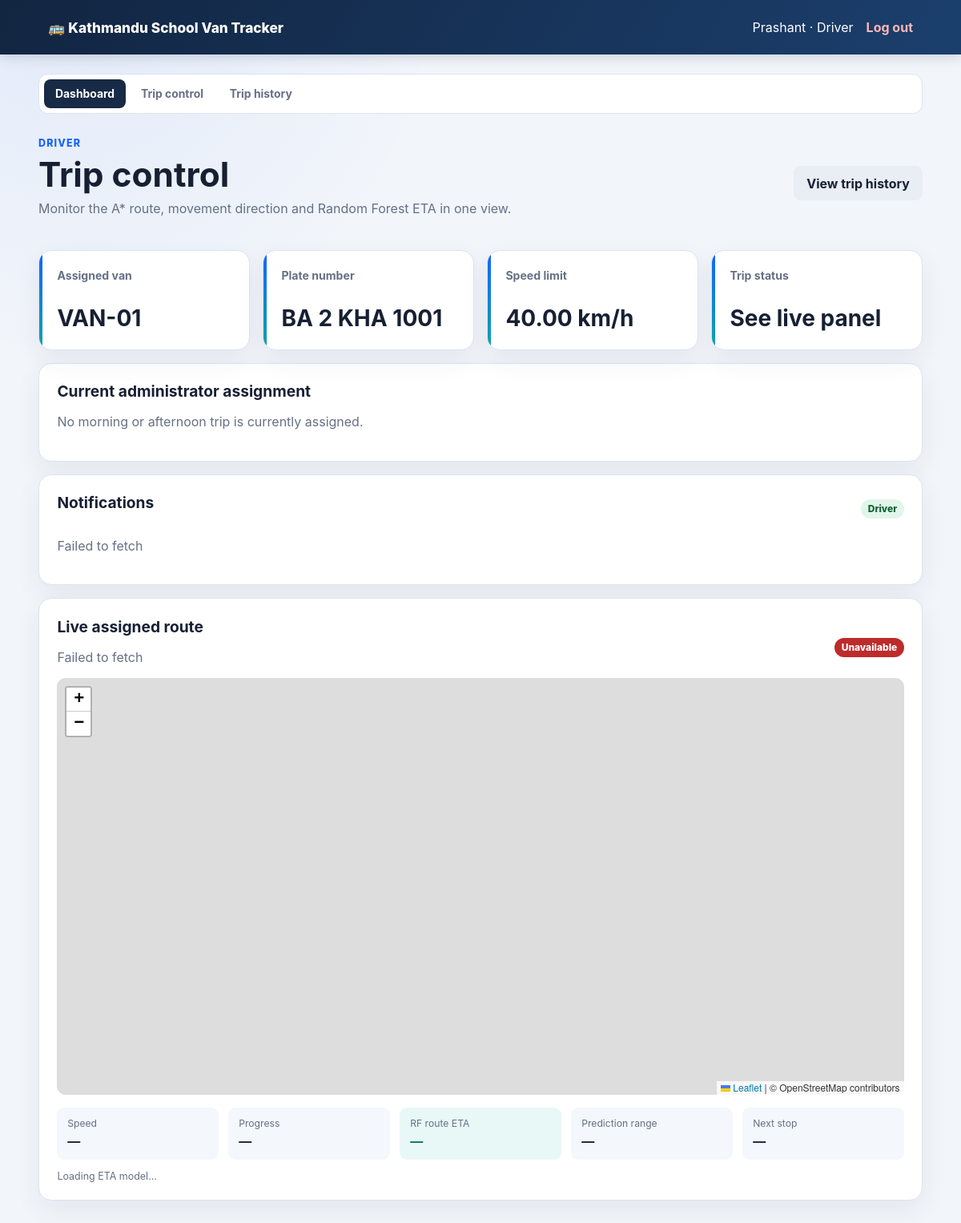
Page /driver/dashboard.php (signed in) on the earlier database version.
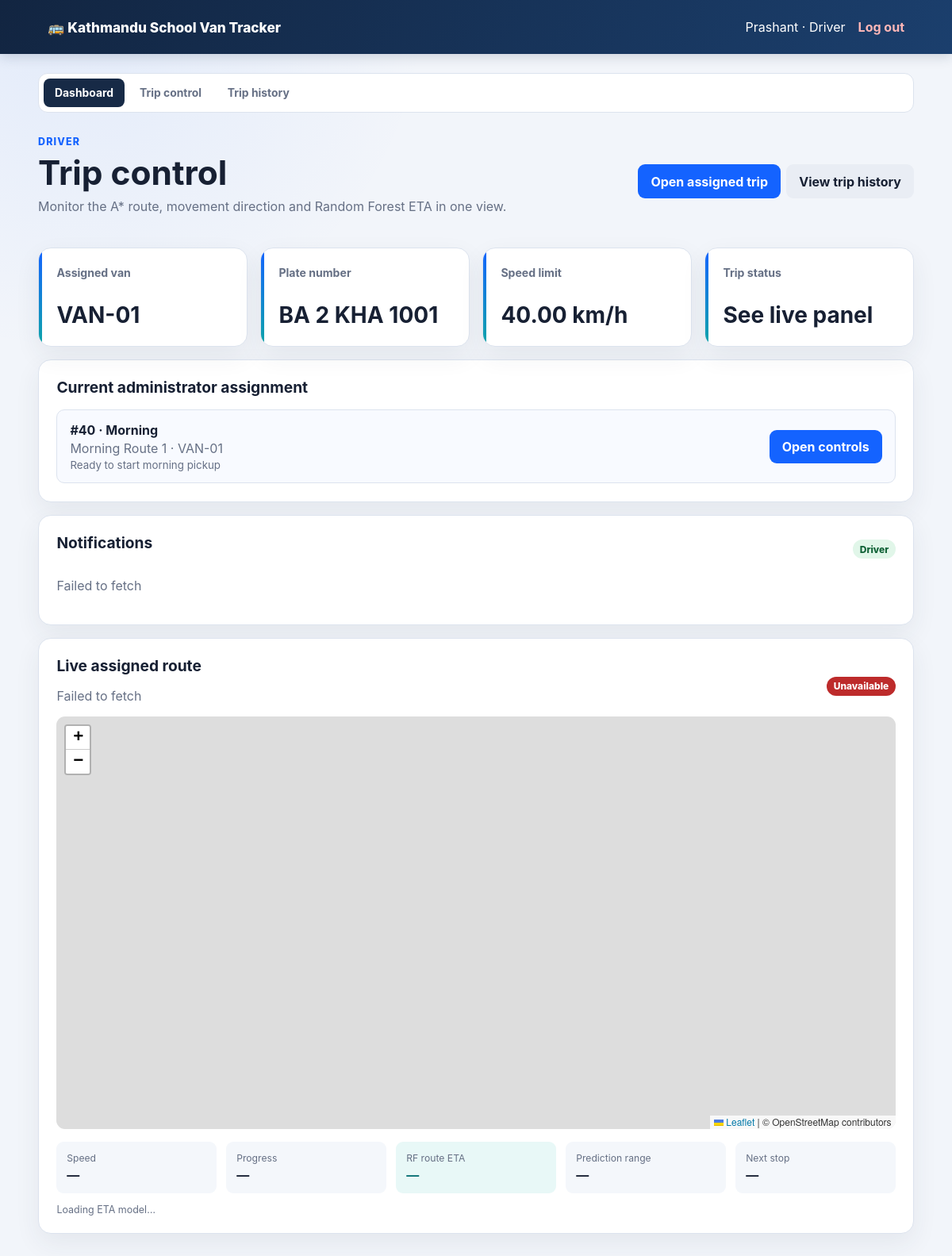
Same page on the later database version.
### tables this page shows
CREATE TABLE `trips` (
  `id` bigint(20) unsigned NOT NULL AUTO_INCREMENT,
  `route_id` bigint(20) unsigned NOT NULL,
  `van_id` bigint(20) unsigned NOT NULL,
  `driver_id` bigint(20) unsigned NOT NULL,
  `trip_type` enum('morning','afternoon') NOT NULL,
  `status` enum('scheduled','active','paused','emergency','completed','cancelled') NOT NULL DEFAULT 'scheduled',
  `started_at` datetime DEFAULT NULL,
  `completed_at` datetime DEFAULT NULL,
  `simulated_elapsed_sec` int(10) unsigned NOT NULL DEFAULT 0,
  `current_lat` decimal(10,8) DEFAULT NULL,
  `current_lng` decimal(11,8) DEFAULT NULL,
  `physical_speed_kmh` decimal(6,2) NOT NULL DEFAULT 0.00,
  `playback_multiplier` decimal(5,2) NOT NULL DEFAULT 1.00,
  `total_distance_m` decimal(12,2) NOT NULL DEFAULT 0.00,
  `distance_travelled_m` decimal(12,2) NOT NULL DEFAULT 0.00,
  `reached_stop_count` smallint(5) unsigned NOT NULL DEFAULT 0,
  `heading_deg` decimal(6,2) NOT NULL DEFAULT 0.00,
  `scenario_traffic_level` enum('low','medium','high') NOT NULL DEFAULT 'medium',
  `scenario_weather` enum('clear','rain','heavy_rain','fog') NOT NULL DEFAULT 'clear',
  `scenario_school_period` enum('regular','exam','half_day') NOT NULL DEFAULT 'regular',
  `scenario_hour_of_day` tinyint(3) unsigned NOT NULL DEFAULT 8,
  `scenario_day_of_week` tinyint(3) unsigned NOT NULL DEFAULT 0,
  `route_road_type` varchar(50) NOT NULL DEFAULT 'unclassified',
  `baseline_duration_sec` decimal(10,2) DEFAULT NULL,
  `predicted_eta_sec` decimal(10,2) DEFAULT NULL,
  `predicted_eta_lower_sec` decimal(10,2) DEFAULT NULL,
  `predicted_eta_upper_sec` decimal(10,2) DEFAULT NULL,
  `eta_model_version` varchar(80) DEFAULT NULL,
  `random_seed` int(10) unsigned DEFAULT NULL,
  `created_at` timestamp NOT NULL DEFAULT current_timestamp(),
  PRIMARY KEY (`id`),
  KEY `idx_trips_status` (`status`),
  KEY `idx_trips_van` (`van_id`),
  KEY `fk_trips_route` (`route_id`),
  KEY `fk_trips_driver` (`driver_id`),
  CONSTRAINT `fk_trips_driver` FOREIGN KEY (`driver_id`) REFERENCES `drivers` (`id`),
  CONSTRAINT `fk_trips_route` FOREIGN KEY (`route_id`) REFERENCES `routes` (`id`),
  CONSTRAINT `fk_trips_van` FOREIGN KEY (`van_id`) REFERENCES `vans` (`id`)
);

CREATE TABLE `routes` (
  `id` bigint(20) unsigned NOT NULL AUTO_INCREMENT,
  `name` varchar(120) NOT NULL,
  `start_name` varchar(160) NOT NULL,
  `start_lat` decimal(10,8) NOT NULL,
  `start_lng` decimal(11,8) NOT NULL,
  `school_name` varchar(160) NOT NULL,
  `school_lat` decimal(10,8) NOT NULL,
  `school_lng` decimal(11,8) NOT NULL,
  `algorithm` enum('astar','contraction_hierarchy') NOT NULL DEFAULT 'astar',
  `active` tinyint(1) NOT NULL DEFAULT 1,
  `created_at` timestamp NOT NULL DEFAULT current_timestamp(),
  PRIMARY KEY (`id`)
);

CREATE TABLE `vans` (
  `id` bigint(20) unsigned NOT NULL AUTO_INCREMENT,
  `van_number` varchar(50) NOT NULL,
  `plate_number` varchar(50) NOT NULL,
  `capacity` smallint(5) unsigned NOT NULL DEFAULT 15,
  `speed_limit_kmh` decimal(5,2) NOT NULL DEFAULT 40.00,
  `active` tinyint(1) NOT NULL DEFAULT 1,
  `created_at` timestamp NOT NULL DEFAULT current_timestamp(),
  PRIMARY KEY (`id`),
  UNIQUE KEY `van_number` (`van_number`),
  UNIQUE KEY `plate_number` (`plate_number`)
);

### web/includes/auth.php (called while the page is built, shortened)
<?php
function escape(string $value): string
{
    return htmlspecialchars($value, ENT_QUOTES | ENT_SUBSTITUTE, 'UTF-8');
}
function signed_in(): bool
{
    return isset($_SESSION['user_id'], $_SESSION['user_role']);
}

### web/config/database.php (called while the page is built, shortened)
<?php
function database(): PDO
{
    static $pdo = null;
    if ($pdo instanceof PDO) {
        return $pdo;
    }
    $host = getenv('VAN_TRACKER_DB_HOST') ?: '127.0.0.1';
    $port = getenv('VAN_TRACKER_DB_PORT') ?: '3306';
    $name = getenv('VAN_TRACKER_DB_NAME') ?: 'van_tracker_v2';
    $user = getenv('VAN_TRACKER_DB_USER') ?: 'root';
    $pass = getenv('VAN_TRACKER_DB_PASSWORD') ?: '';
    $dsn = "mysql:host={$host};port={$port};dbname={$name};charset=utf8mb4";
    $pdo = new PDO($dsn, $user, $pass, [
        PDO::ATTR_ERRMODE => PDO::ERRMODE_EXCEPTION,
        PDO::ATTR_DEFAULT_FETCH_MODE => PDO::FETCH_ASSOC,
        PDO::ATTR_EMULATE_PREPARES => false,
    ]);
    return $pdo;
}

### web/driver/dashboard.php (the view, shortened to what this page needs)
<?php
require_once dirname(__DIR__) . '/config/database.php';
require_once dirname(__DIR__) . '/includes/auth.php';
require_once dirname(__DIR__) . '/includes/layout.php';
$statement = database()->prepare(
    'SELECT d.phone, v.van_number, v.plate_number, v.speed_limit_kmh
     FROM drivers d
     LEFT JOIN vans v ON v.id = d.van_id
     WHERE d.user_id = :user_id'
);
$statement->execute(['user_id' => $_SESSION['user_id']]);
$driver = $statement->fetch();
$assignedStatement = database()->prepare(
    "SELECT t.id, t.trip_type, t.status, r.name AS route_name,
            v.van_number, t.scenario_hour_of_day,
            SUM(ts.student_id IS NOT NULL) AS student_count,
            SUM(ts.student_id IS NOT NULL AND ts.attendance_status = 'unmarked') AS unmarked_count
     FROM trips t
     JOIN drivers d ON d.id = t.driver_id
     JOIN routes r ON r.id = t.route_id
     JOIN vans v ON v.id = t.van_id
     LEFT JOIN trip_stops ts ON ts.trip_id = t.id
     WHERE d.user_id = :user_id
       AND t.status IN ('scheduled','active','paused','emergency')
     GROUP BY t.id
     ORDER BY t.id DESC"
);
$assignedStatement->execute(['user_id' => $_SESSION['user_id']]);
$assignedTrips = $assignedStatement->fetchAll();
$currentTrip = $assignedTrips[0] ?? null;
$latestTripId = $currentTrip ? (int) $currentTrip['id'] : null;
render_header('Driver dashboard');
render_driver_navigation('dashboard');
?>
<link rel="stylesheet" href="https://unpkg.com/leaflet@1.9.4/dist/leaflet.css">
<div class="page-heading">
    <div>
        <span class="eyebrow">Driver</span>
        <h1>Trip control</h1>
        <p>Monitor the A* route, movement direction and Random Forest ETA in one view.</p>
    </div>
    <div class="inline-actions">
        <?php if ($latestTripId !== null): ?>
            <a class="primary-button" href="<?= APP_BASE_URL ?>/trip-control.php?trip_id=<?= $latestTripId ?>">Open assigned trip</a>
        <?php endif; ?>
        <a class="primary-button secondary-button" href="<?= APP_BASE_URL ?>/driver/trip-history.php">View trip history</a>
    </div>
</div>
<section class="metric-grid">
    <?php
    status_card('Assigned van', $driver['van_number'] ?? 'Not assigned');
    ?>
</section>
<section class="panel">
    <h2>Current administrator assignment</h2>
    <?php if ($currentTrip === null): ?>
        <p class="muted">No morning or afternoon trip is currently assigned.</p>
    <?php else: ?>
        <article class="driver-trip-card">
            <div>
                <strong>#<?= (int) $currentTrip['id'] ?> · <?= escape(ucfirst($currentTrip['trip_type'])) ?></strong>
                <span><?= escape($currentTrip['route_name']) ?> · <?= escape($currentTrip['van_number']) ?></span>
                <small><?php if ($currentTrip['trip_type'] === 'morning'): ?>Ready to start morning pickup<?php else: ?><?= (int) $currentTrip['unmarked_count'] === 0 ? 'Attendance recorded' : 'Attendance required before start' ?><?php endif; ?></small>
            </div>
            <a class="primary-button" href="<?= APP_BASE_URL ?>/trip-control.php?trip_id=<?= (int) $currentTrip['id'] ?>">
                <?= $currentTrip['status'] === 'scheduled' && $currentTrip['trip_type'] === 'afternoon' ? 'Take attendance' : 'Open controls' ?>
            </a>
        </article>
    <?php endif; ?>
</section>
<section class="panel">
    <div class="simulation-status-row">
        <h2>Notifications</h2>
        <span class="status-badge">Driver</span>
    </div>
    <div id="driver-notification-list" class="driver-notification-list">
    </div>
</section>
<section class="panel">
    <div class="simulation-status-row">
        <div>
            <h2>Live assigned route</h2>
            <p class="muted" id="driver-live-description">
            </p>
        </div>
        <span id="driver-live-status" class="status-badge">Checking</span>
    </div>
    <div id="driver-live-map"></div>
    <div class="driver-live-summary">
        <div><span>Speed</span><strong id="driver-live-speed">—</strong></div>
        <div><span>Progress</span><strong id="driver-live-progress">—</strong></div>
        <div class="eta-summary-card"><span>RF route ETA</span><strong id="driver-live-eta">—</strong></div>
        <div><span>Prediction range</span><strong id="driver-live-eta-range">—</strong></div>
        <div><span>Next stop</span><strong id="driver-live-next-stop">—</strong></div>
    </div>
    <p class="muted parent-eta-note" id="driver-eta-method">Loading ETA model…</p>
</section>
<?php render_footer(); ?>

### web/includes/layout.php (shortened to what this page needs)
<?php
function render_header(string $title): void
{
    $userName = isset($_SESSION['user_name']) ? escape((string) $_SESSION['user_name']) : '';
    $role = isset($_SESSION['user_role']) ? escape(ucfirst((string) $_SESSION['user_role'])) : '';
    ?>
<!doctype html>
<html lang="en">
<head>
    <link rel="stylesheet" href="<?= APP_BASE_URL ?>/assets/css/app.css?v=16">
</head>
<body>
<header class="topbar">
    <a class="brand" href="<?= APP_BASE_URL ?>/index.php">🚌 <?= escape(APP_NAME) ?></a>
    <?php if (signed_in()): ?>
        <div class="user-area">
            <span><?= $userName ?> · <?= $role ?></span>
            <form action="<?= APP_BASE_URL ?>/logout.php" method="post">
                <button class="link-button" type="submit">Log out</button>
            </form>
        </div>
    <?php endif; ?>
</header>
<main class="page">
    <?php
}
function render_footer(): void
{
    ?>
</main>
</body>
</html>
    <?php
}
function status_card(string $label, string|int $value, string $hint = ''): void
{
    ?>
    <article class="metric-card">
        <span class="metric-label"><?= escape($label) ?></span>
        <strong><?= escape((string) $value) ?></strong>
    </article>
    <?php
}
    ?>
    <?php
function render_driver_navigation(string $active): void
{
    $items = [
        'dashboard' => ['Dashboard', '/driver/dashboard.php'],
        'control' => ['Trip control', '/trip-control.php'],
        'history' => ['Trip history', '/driver/trip-history.php'],
    ];
    ?>
    <nav class="section-nav driver-navigation" aria-label="Driver navigation">
        <?php foreach ($items as $key => [$label, $path]): ?>
            <a class="<?= $key === $active ? 'active' : '' ?>"
               href="<?= APP_BASE_URL . $path ?>"><?= escape($label) ?></a>
        <?php endforeach; ?>
    </nav>
    <?php
}
    ?>

Differences in the rows shown:
added trips: id "40", trip_type "Morning", route.name "Morning Route 1", van.van_number "VAN-01"
Other differences:
text no longer shown: "No morning or afternoon trip is currently assigned."
text now shown: "Open assigned trip # · · Ready to start morning pickup Open controls"
